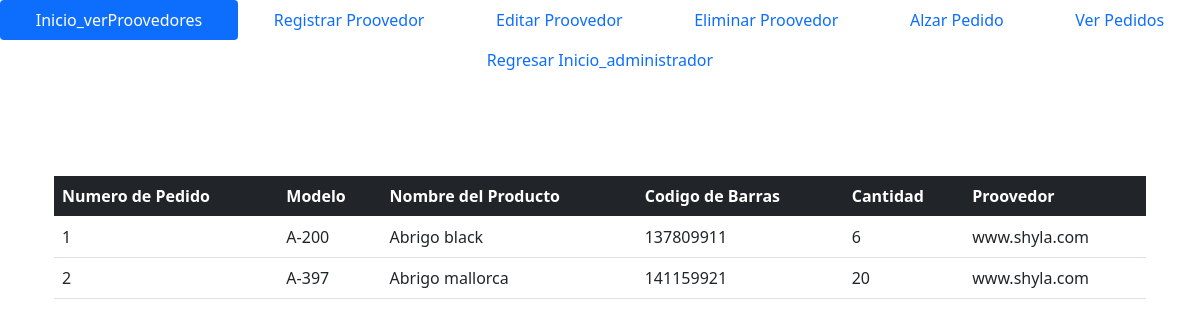
The page /mostrarPedidos.php on the database its author committed.
### tables this page shows
CREATE TABLE `pedidos` (
  `id` int(11) NOT NULL,
  `modelo` varchar(100) NOT NULL,
  `nombre` varchar(100) NOT NULL,
  `codigo` int(11) NOT NULL,
  `cantidad` int(11) NOT NULL,
  `correo` varchar(100) NOT NULL
);

### mostrarPedidos.php (the view, shortened to what this page needs)
<!DOCTYPE html>
<html>
<body>
<link href="https://cdn.jsdelivr.net/npm/bootstrap@5.0.0-beta3/dist/css/bootstrap.min.css" rel="stylesheet">
<?php require_once "./assets/nav/navProovedores.php" ?>
<div class="">
<div class="container center verpro">
<?php
require_once "conexion.php";
?>
<br>
<div id="">
<div class="container">
    <center>
<table class="table">
        <thead>
          <tr>
          <th class="bg-dark text-white">Numero de Pedido</th>
            <th class="bg-dark text-white">Modelo</th>
              <th class="bg-dark text-white">Nombre del Producto</th>
              <th class="bg-dark text-white">Codigo de Barras</th>
              <th class="bg-dark text-white">Cantidad</th>
              <th class="bg-dark text-white">Proovedor</th>
          </tr>
        </thead>
    <?php
    $consulta= "SELECT * FROM pedidos";
    $ejecutarconsulta= mysqli_query($db,$consulta);
    $verfilas= mysqli_num_rows($ejecutarconsulta);
    $fila= mysqli_fetch_array($ejecutarconsulta);
    if(!$ejecutarconsulta)
    {
        echo("ERROR en la consulta");
    }
    else
        {
            if($verfilas<1)
            {
                echo("<tr><td>Sin registros</td></tr>");
            }
            else
            {
                for($x=0; $x<=$fila; $x++)
                {
                    echo'
                        <tr>
                        <td>'.$fila[0].'</td>
                        <td>'.$fila[1].'</td>
                        <td>'.$fila[2].'</td>
                        <td>'.$fila[3].'</td>
                        <td>'.$fila[4].'</td>
                        <td>'.$fila[5].'</td>
                        </tr>';
                        $fila=mysqli_fetch_array($ejecutarconsulta);
                }
            }
        }
    ?>
<br>
</table>
</center>
</div>
</div>
</div>

### rows shown on the page
pedidos: id "1", modelo "A-200", nombre "Abrigo black", codigo "137809911", cantidad "6", correo "www.shyla.com"
pedidos: id "2", modelo "A-397", nombre "Abrigo mallorca", codigo "141159921", cantidad "20", correo "www.shyla.com"
